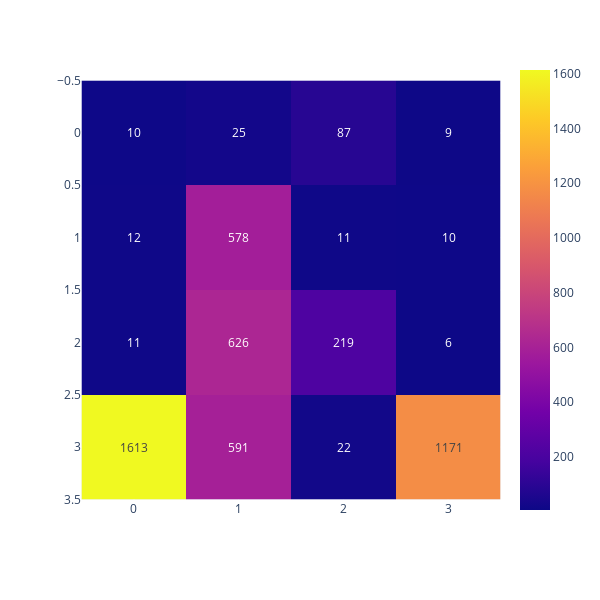

Notebook cell for this chart:
### Code cell
px.imshow(exp_agent.get_state_visits(), text_auto=True, width=600, height=600)

### Figure 1 — Plotly figure (JSON) as saved in the notebook; plotly's stock layout.template omitted (floating-point values rounded to 4 significant figures)
{"data": [{"coloraxis": "coloraxis", "hovertemplate": "x: %{x}<br>y: %{y}<br>color: %{z}<extra></extra>", "name": "0", "texttemplate": "%{z}", "type": "heatmap", "xaxis": "x", "yaxis": "y", "z": [[10, 25, 87, 9], [12, 578, 11, 10], [11, 626, 219, 6], [1613, 591, 22, 1171]]}], "layout": {"coloraxis": {"colorscale": [[0, "#0d0887"], [0.1111, "#46039f"], [0.2222, "#7201a8"], [0.3333, "#9c179e"], [0.4444, "#bd3786"], [0.5556, "#d8576b"], [0.6667, "#ed7953"], [0.7778, "#fb9f3a"], [0.8889, "#fdca26"], [1, "#f0f921"]]}, "height": 600, "margin": {"t": 60}, "width": 600, "xaxis": {"anchor": "y", "autorange": true, "constrain": "domain", "domain": [0, 1], "range": [-0.5, 3.5], "scaleanchor": "y"}, "yaxis": {"anchor": "x", "autorange": true, "constrain": "domain", "domain": [0.04457, 0.9554], "range": [3.5, -0.5]}}}
